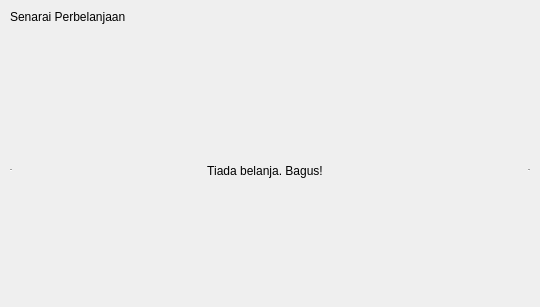
<?xml version="1.0" encoding="UTF-8"?>
<ui version="4.0">
 <class>SpendingListPage</class>
 <widget class="QWidget" name="SpendingListPage">
  <property name="enabled">
   <bool>true</bool>
  </property>
  <property name="geometry">
   <rect>
    <x>0</x>
    <y>0</y>
    <width>540</width>
    <height>307</height>
   </rect>
  </property>
  <property name="sizePolicy">
   <sizepolicy hsizetype="Expanding" vsizetype="Expanding">
    <horstretch>1</horstretch>
    <verstretch>1</verstretch>
   </sizepolicy>
  </property>
  <property name="minimumSize">
   <size>
    <width>500</width>
    <height>50</height>
   </size>
  </property>
  <property name="windowTitle">
   <string>Form</string>
  </property>
  <layout class="QVBoxLayout" name="layout">
   <property name="spacing">
    <number>0</number>
   </property>
   <property name="leftMargin">
    <number>10</number>
   </property>
   <property name="topMargin">
    <number>10</number>
   </property>
   <property name="rightMargin">
    <number>10</number>
   </property>
   <property name="bottomMargin">
    <number>0</number>
   </property>
   <item>
    <widget class="QLabel" name="label">
     <property name="sizePolicy">
      <sizepolicy hsizetype="Fixed" vsizetype="Fixed">
       <horstretch>0</horstretch>
       <verstretch>0</verstretch>
      </sizepolicy>
     </property>
     <property name="text">
      <string>Senarai Perbelanjaan</string>
     </property>
    </widget>
   </item>
   <item>
    <spacer name="verticalSpacer">
     <property name="orientation">
      <enum>Qt::Orientation::Vertical</enum>
     </property>
     <property name="sizeType">
      <enum>QSizePolicy::Policy::Fixed</enum>
     </property>
     <property name="sizeHint" stdset="0">
      <size>
       <width>0</width>
       <height>10</height>
      </size>
     </property>
    </spacer>
   </item>
   <item>
    <widget class="QScrollArea" name="scrollArea">
     <property name="frameShape">
      <enum>QFrame::Shape::HLine</enum>
     </property>
     <property name="frameShadow">
      <enum>QFrame::Shadow::Sunken</enum>
     </property>
     <property name="widgetResizable">
      <bool>true</bool>
     </property>
     <widget class="QWidget" name="scrollAreaWidgetContents">
      <property name="geometry">
       <rect>
        <x>0</x>
        <y>0</y>
        <width>516</width>
        <height>263</height>
       </rect>
      </property>
      <layout class="QVBoxLayout" name="listLayout">
       <property name="spacing">
        <number>20</number>
       </property>
       <property name="leftMargin">
        <number>0</number>
       </property>
       <property name="topMargin">
        <number>0</number>
       </property>
       <property name="rightMargin">
        <number>10</number>
       </property>
       <property name="bottomMargin">
        <number>0</number>
       </property>
       <item>
        <widget class="QLabel" name="emptyItemLabel">
         <property name="text">
          <string>Tiada belanja. Bagus!</string>
         </property>
         <property name="alignment">
          <set>Qt::AlignmentFlag::AlignCenter</set>
         </property>
        </widget>
       </item>
      </layout>
     </widget>
    </widget>
   </item>
  </layout>
 </widget>
 <resources/>
 <connections/>
</ui>
